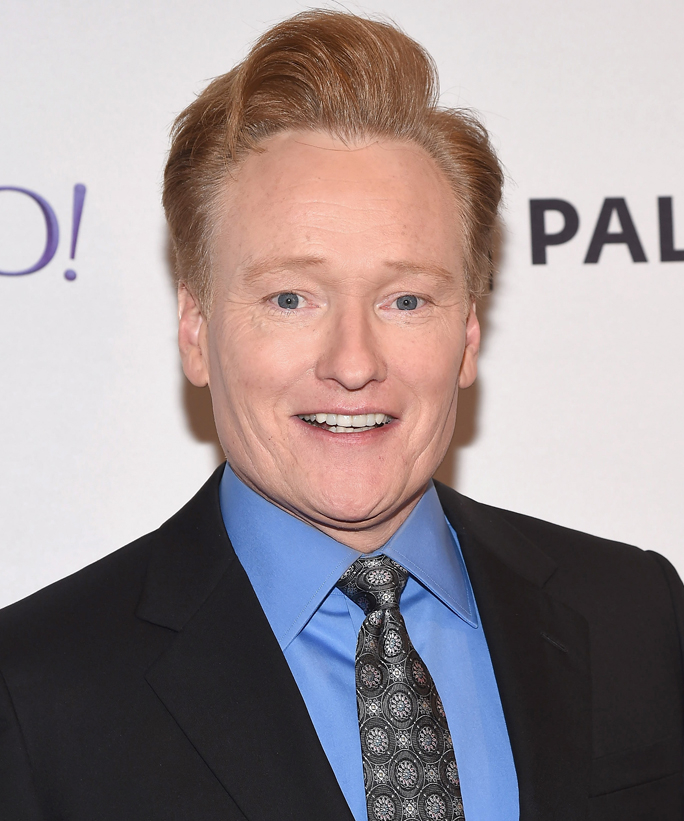
#> input picture images/img_1.jpg, 684 x 821 px
$ python skin_detection.py
#> lines starting #> are read from the running program, lines starting #| are printed output that depends on the picture; after the words box and inside, x2 and y2 are one past the last pixel; in counts of white or black regions, pixels touching at a corner belong together
import cv2
import numpy as np

# ---- START FUNCTIONS ----#

# display an image plus label and wait for key press to continue
def display_image(image, name):
    window_name = name
    cv2.namedWindow(window_name)
    cv2.imshow(window_name, image)
    cv2.waitKey()
    cv2.destroyAllWindows()


# segment using otsu binarization and thresholding
def segment_otsu(image_grayscale, img_BGR):
    threshold_value, threshold_image = cv2.threshold(image_grayscale, 0, 255,cv2.THRESH_BINARY_INV+cv2.THRESH_OTSU)
    display_image(threshold_image, "otsu")
    threshold_image_binary = 1- threshold_image/255
    threshold_image_binary = np.repeat(threshold_image_binary[:, :, np.newaxis], 3, axis=2)
    img_face_only = np.multiply(threshold_image_binary, img_BGR)
    return img_face_only

# ---- MAIN ----#

# read in image into openCV BGR and grayscale
image_path = "images/img_1.jpg"

img_BGR = cv2.imread(image_path, 3)
#> img_BGR is the input picture: shape (821, 684, 3); mean B, G, R 145.3, 143.5, 155.1
display_image(img_BGR, "BGR")

img_grayscale = cv2.cvtColor(img_BGR, cv2.COLOR_BGR2GRAY)
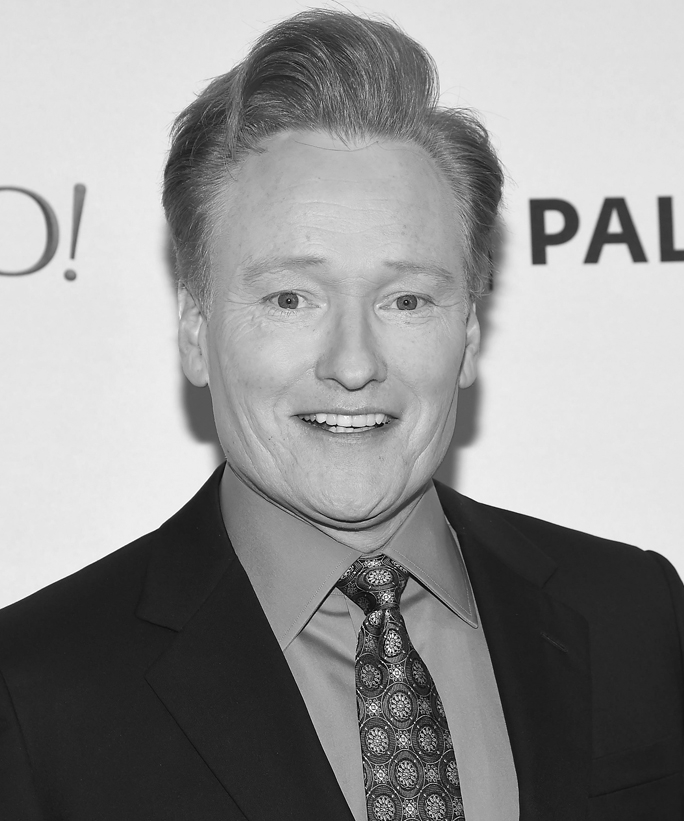
#> img_grayscale: shape (821, 684); min 0, max 255, mean 147.2
display_image(img_grayscale, "grayscale")

# foreground and background segmentation (otsu)
img_face_only = segment_otsu(img_grayscale, img_BGR)
#> in segment_otsu, `threshold_value, threshold_image = cv2.threshold(image_grayscale, 0, 2..`:
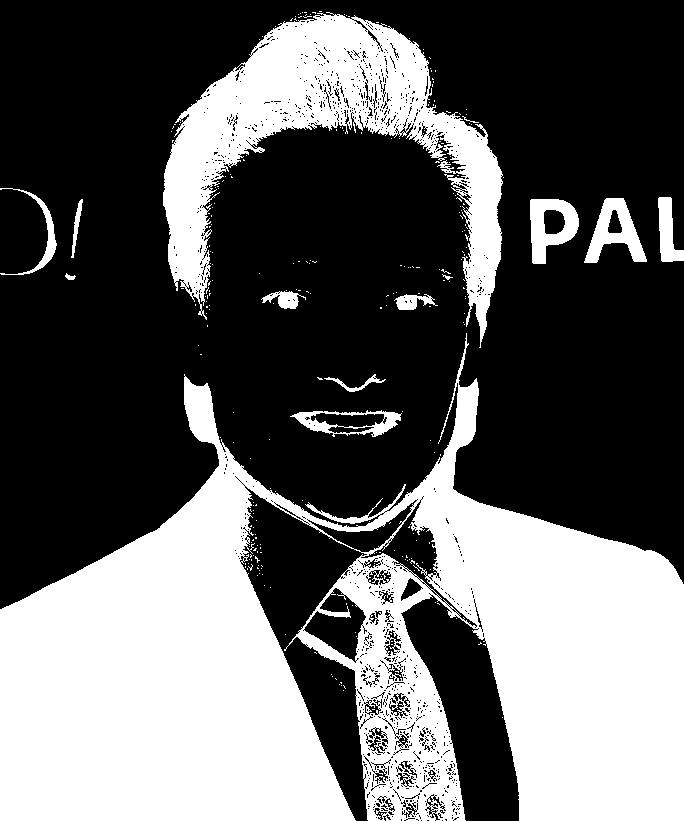
#> threshold_image: shape (821, 684); 37.7% white; 273 white regions (259 under 20 px), largest, box (x1, y1, x2, y2) and area: (0, 333, 684, 821) 167572, (163, 12, 503, 348) 35660, (584, 198, 647, 263) 1868
#> in segment_otsu, `threshold_value, threshold_image = cv2.threshold(image_grayscale, 0, 2..`: threshold_value = 128
#> in segment_otsu, `img_face_only = np.multiply(threshold_image_binary, img_BGR)`:
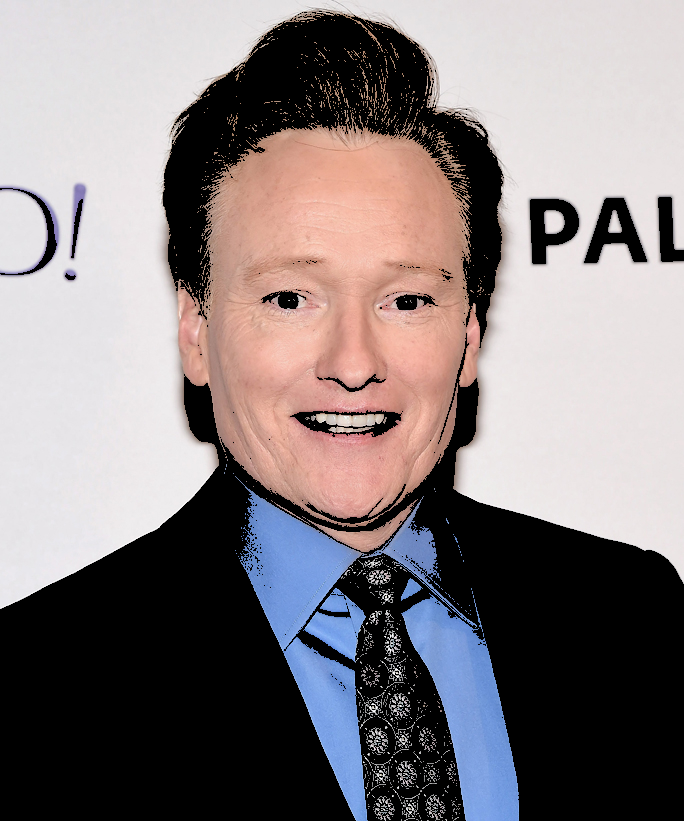
#> img_face_only: shape (821, 684, 3) float64; mean of channels 0, 1, 2 126.3, 124.7, 133; drawn as B, G, R
display_image(img_face_only, "segmented BGR")

# convert to HSV and YCrCb color spaces and detect potential pixels
img_HSV = cv2.cvtColor(img_face_only.astype(np.uint8), cv2.COLOR_BGR2HSV)
#> img_HSV: shape (821, 684, 3); mean H, S, V 45.2, 23.3, 139.3
img_YCrCb = cv2.cvtColor(img_face_only.astype(np.uint8), cv2.COLOR_BGR2YCrCb)
#> img_YCrCb: shape (821, 684, 3); mean of channels 0, 1, 2 127.4, 132.1, 127.4

display_image(img_HSV, "HSV")
display_image(img_YCrCb, "YCrCb")

# aggregate skin pixels
blue = []
green = []
red = []

height, width, channels = img_face_only.shape
#> height = 821; width = 684; channels = 3

for i in range (height):
    for j in range (width):
        if((img_HSV.item(i, j, 0) <= 170) and (140 <= img_YCrCb.item(i, j, 1) <= 170) and (90 <= img_YCrCb.item(i, j, 2) <= 120)):
            blue.append(img_face_only[i, j].item(0))
            green.append(img_face_only[i, j].item(1))
            red.append(img_face_only[i, j].item(2))
        else:
            img_face_only[i, j] = [0, 0, 0]
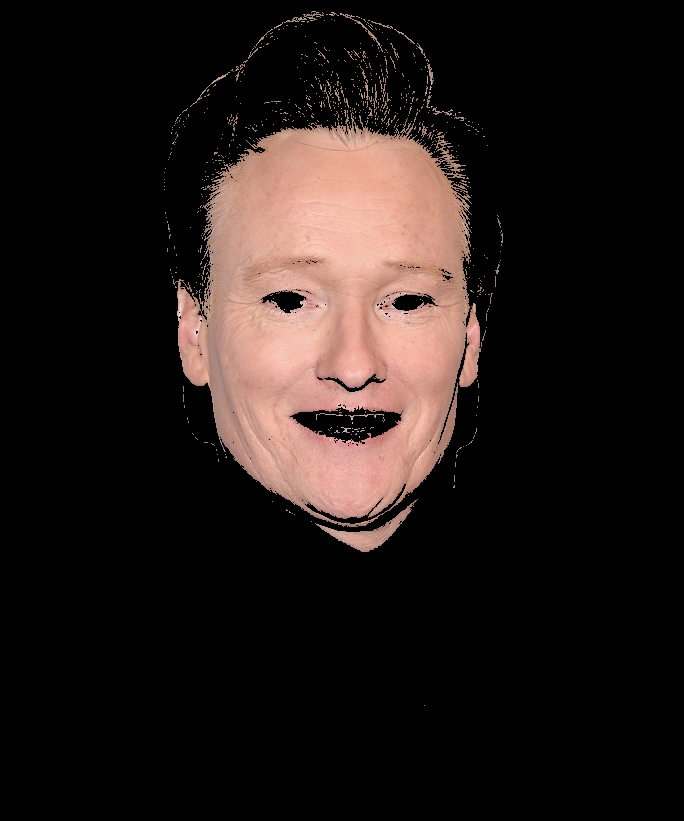
#> img_face_only: shape (821, 684, 3) float64; mean of channels 0, 1, 2 23.2, 25.9, 34.7; drawn as B, G, R
#> after the loop, blue = 91652 items; green = 91652 items; red = 91652 items

display_image(img_face_only, "final segmentation")
#> in display_image (call 7), `cv2.imshow(window_name, image)`:
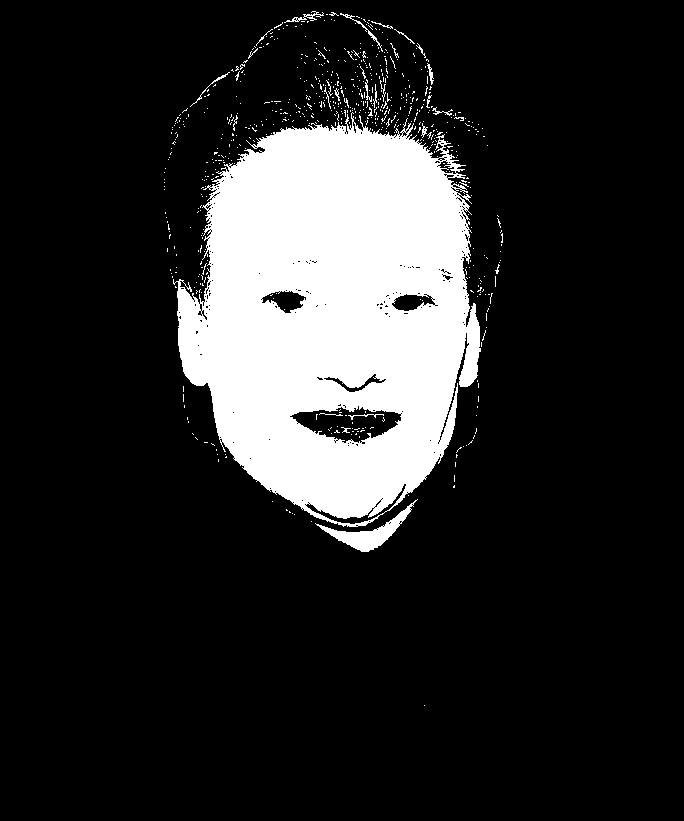
#> window 'final segmentation': shape (821, 684, 3); 16.3% white; 673 white regions (646 under 20 px), largest, box (x1, y1, x2, y2) and area: (173, 112, 481, 527) 87556, (315, 499, 418, 552) 1250, (284, 11, 324, 23) 121

# determine mean skin tone estimate
skin_tone_estimate_BGR = [np.mean(blue), np.mean(green), np.mean(red)]
print("mean skin tone estimate (BGR)", skin_tone_estimate_BGR[0], skin_tone_estimate_BGR[1], skin_tone_estimate_BGR[2], "]")
